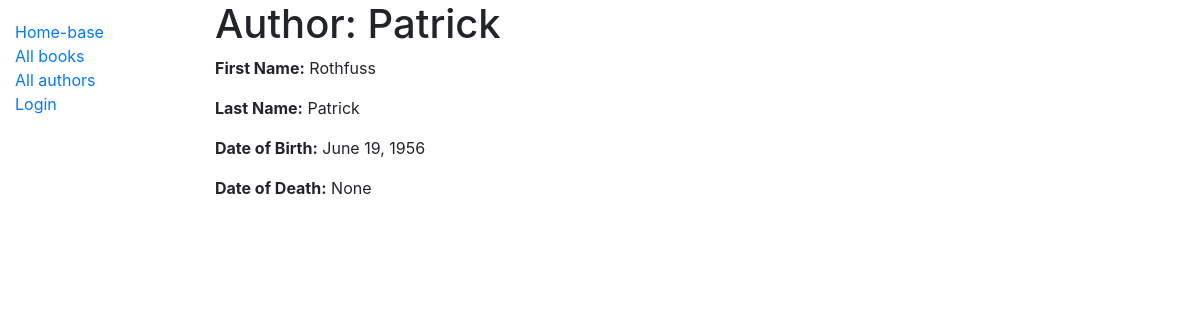
/catalog/author/2, run on the app's committed database.
### catalog/models.py (models this page shows, shortened)
class Author(models.Model):
    first_name = models.CharField(max_length=100)
    last_name = models.CharField(max_length=100)
    date_of_birth = models.DateField(null=True, blank=True)
    date_of_death = models.DateField('Died', null=True, blank=True)
    class Meta:
        ordering = ["last_name","first_name"]

### catalog/views.py (the view)
# urls.py: path('author/<int:pk>', views.AuthorDetailView.as_view(), name='author-detail'),
class AuthorDetailView(generic.DetailView):
    model = Author

### catalog/templates/catalog/author_detail.html
{% extends "base_generic.html" %}
{% block content %}
  <h1>Author: {{ author.last_name }}</h1>
  <p><strong>First Name:</strong> {{ author.first_name }}</p>
  <p><strong>Last Name:</strong> {{ author.last_name }}</p>
  <p><strong>Date of Birth:</strong> {{ author.date_of_birth }}</p>
  <p><strong>Date of Death:</strong> {{ author.date_of_death }}</p>
{% endblock %}

### data on the page
Author: last_name "Patrick", first_name "Rothfuss", date_of_birth "June 19, 1956", date_of_death "None"
